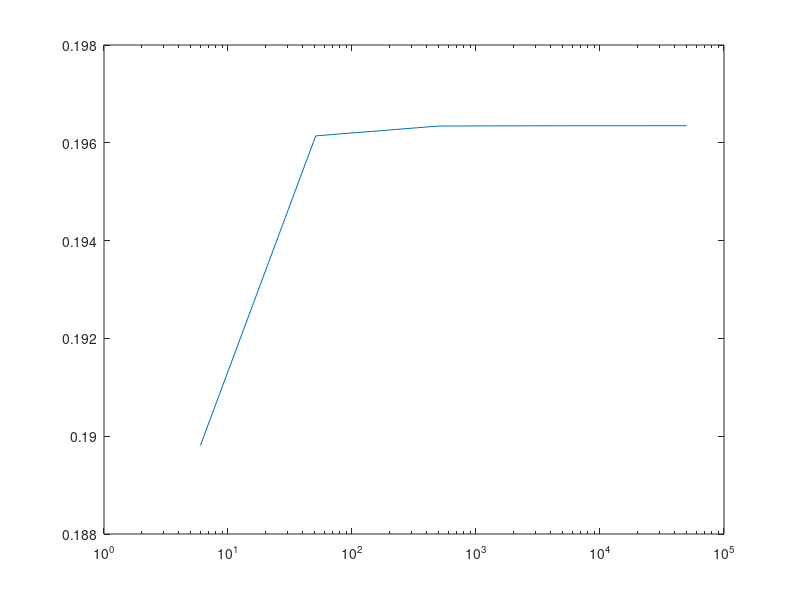

Source code (MATLAB):
% Ejercicio 2

mx = zeros(1,5);
my = zeros(1,5);

for i=1:5
    
x = 0:0.1^i:0.5; % Cuantos más puntos más precisión
y = sqrt(0.25-x.^2);
z = trapz(x,y);

[m,n] = size(x);

mx(1,i) = n;
my(1,i) = z;

end

semilogx(mx,my)

hold on

% Da lo mismo que pi/16